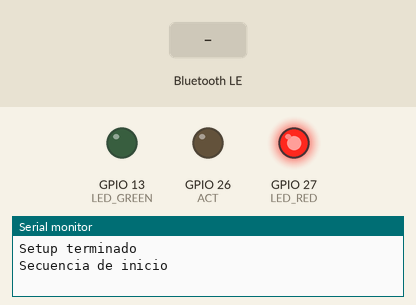
A sketch run on a simulated ESP32. On the bench: output pins drawn as LEDs (lit = HIGH), the last lines printed to the serial monitor. The inputs (shaded band) are chosen by the test bench. Nothing arrives over Bluetooth unless stated; a phone connects over Bluetooth LE 3 s after start.

Above: at 0.1 s.
At 1.8 s:
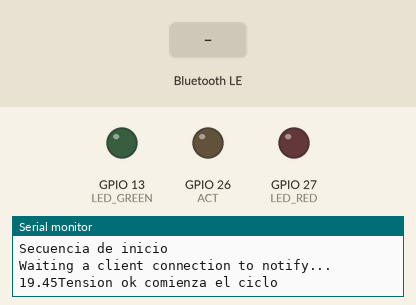
1.9 s: Bluetooth LE write "1" received
At 7.8 s:
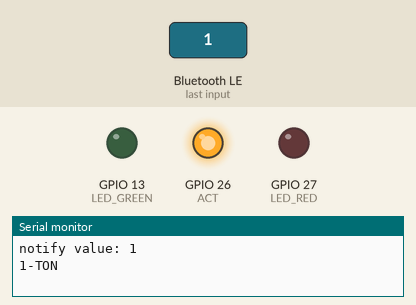
Timing chart, 0 to 9.3 s (numbered marks = the images above; inputs shaded):
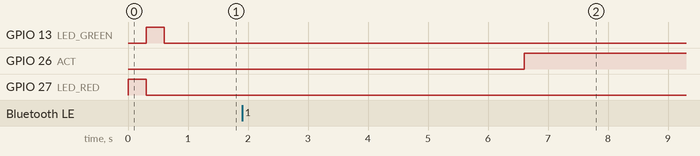

The sketch:

test-module.ino
```cpp
/*******************************************************************************
* Title                 :   Module for Burn in Test
* Filename              :   test-module.ino
* Author                :   Luciano Aguerre
* Origin Date           :   19/05/2021
* Version               :   0.1.0
* Compiler              :   Arduino 1.8.13
* Target                :   ESP-WROOM-32
* Notes                 :   None
*******************************************************************************/

/******************************************************************************
* Funcional description
* El circuito realiza un ciclado para el burn- test de fuentes de alimentacion
* luego hace un advertizing de los resultados del ensayo a travez de BLE
*
*******************************************************************************/

/******************************************************************************
* Includes
*******************************************************************************/
//#include <EEPROM.h>
//#include <rom/rtc.h>
#include <driver/adc.h>
//#include "soc/rtc_cntl_reg.h"

#include "Hardware_Def.h"
#include "Memory.h"
#include "ADC_Utils.hpp"
#include "Test.hpp"
#include "BLE_Functions.hpp"

/******************************************************************************
* Functions Declarations
*******************************************************************************/
void hardware_cfg(void);
void read_adc (void);

/******************************************************************************
* Setup
*******************************************************************************/
void setup()
{
  hardware_cfg();
  Serial.begin(115200);

  cycle_state = 0;
  Serial.println("Setup terminado");

  Serial.println("Secuencia de inicio");
  digitalWrite(LED_RED, HIGH);
  delay(300);
  digitalWrite(LED_RED, LOW);
  digitalWrite(LED_GREEN, HIGH);
  delay(300);
  digitalWrite(LED_GREEN, LOW);

  BLE_setup();
}

/******************************************************************************
* Loop
*
*******************************************************************************/
void loop()
{
     test_procedure();
     delay(2000);
}

/******************************************************************************
* Functions Definitions
*******************************************************************************/
void hardware_cfg (void)
{
  pinMode(LED_RED, OUTPUT);
  pinMode(LED_GREEN, OUTPUT);
  pinMode(ACT, OUTPUT);
  pinMode(VIN, INPUT);

  digitalWrite(LED_RED,LOW);
  digitalWrite(LED_GREEN,LOW);
  digitalWrite(ACT,LOW);

  adc1_config_width(ADC_WIDTH_BIT_11);
  adc1_config_channel_atten(ADC1_CHANNEL_4,ADC_ATTEN_DB_11);
}


//**** END OF FILE **********************************************************************
```

ADC_Utils.hpp
```cpp
void read_adc (void)
{
    float factor = 105.315;     // (2^11 bits) / {(33k/5k6) * 3.3v }
    float adc_tension = 0;
    int adc_raw = adc1_get_raw(ADC1_CHANNEL_4);
    adc_tension = (float) adc_raw / factor;
    if (tension_entrada == 0)
    {
      tension_entrada = adc_tension;
    }
    else
    {
      tension_entrada = (tension_entrada + adc_tension) / 2;
    }
}
```

BLE_Functions.hpp
```cpp
/******************************************************************************
* Module includes
*******************************************************************************/
#include <BLEDevice.h>
#include <BLEServer.h>
#include <BLEUtils.h>
#include <BLE2902.h>

/******************************************************************************
* Variable Definitions
*******************************************************************************/
BLEServer *pServer = NULL;
BLECharacteristic * pTxCharacteristic;
bool deviceConnected = false;
bool oldDeviceConnected = false;
uint8_t txValue = 0;


#define SERVICE_UUID           "6E400001-B5A3-F393-E0A9-E50E24DCCA9E"
#define CHARACTERISTIC_UUID_RX "6E400002-B5A3-F393-E0A9-E50E24DCCA9E"
#define CHARACTERISTIC_UUID_TX "6E400003-B5A3-F393-E0A9-E50E24DCCA9E"
#define DEVICE_NAME            "PIXART-BI-001"

//******************************************************************************
class MyServerCallbacks: public BLEServerCallbacks
{
    void onConnect(BLEServer* pServer)
    {
      deviceConnected = true;
    };

    void onDisconnect(BLEServer* pServer)
    {
      deviceConnected = false;
    }
};

class MyCallbacks: public BLECharacteristicCallbacks
{
    void onWrite(BLECharacteristic *pCharacteristic)
    {
      std::string rxValue = pCharacteristic->getValue();
      if (rxValue.length() > 0)
      {
        Serial.print("Received Value: ");
        for (int i = 0; i < rxValue.length(); i++)
        {
          Serial.print(rxValue[i]);
        }
        Serial.println();
        Serial.print("notify value: ");
        pTxCharacteristic->setValue(&test_state, 1);
        Serial.println(test_state);
        pTxCharacteristic->notify();
      }
    }
};


void BLE_setup(void)
{

  BLEDevice::init(DEVICE_NAME);
  pServer = BLEDevice::createServer();
  pServer->setCallbacks(new MyServerCallbacks());
  BLEService *pService = pServer->createService(SERVICE_UUID);

  pTxCharacteristic = pService->createCharacteristic
              (
                    CHARACTERISTIC_UUID_TX,
                    BLECharacteristic::PROPERTY_NOTIFY
              );

  pTxCharacteristic->addDescriptor(new BLE2902());

  BLECharacteristic * pRxCharacteristic = pService->createCharacteristic
              (
                    CHARACTERISTIC_UUID_RX,
                    BLECharacteristic::PROPERTY_WRITE
              );

  pRxCharacteristic->setCallbacks(new MyCallbacks());
  pService->start();
  pServer->getAdvertising()->start();
  Serial.println("Waiting a client connection to notify...");
}
```

Hardware_Def.h
```cpp
/******************************************************************************
* Hardware definitions
*******************************************************************************/

#define LED_RED     27
#define LED_GREEN   13
#define VIN         32
#define ACT         26

//**** END OF FILE **********************************************************************
```

Memory.h
```cpp
/******************************************************************************
* Constants Definitions
*******************************************************************************/

const float     MIN_VOLT = 10.8;    //tension minima de falla (12V -10%)
const uint16_t  MILS2SEC = 1000;
const uint16_t  INTERVALO_C = 5 * MILS2SEC;     // 5 Segundos
const uint16_t  INTERVALO_L = 60 * MILS2SEC;    // 60 segundos


/******************************************************************************
* Variable Definitions
*******************************************************************************/
uint16_t        cycle_state = 0;
uint16_t        cycle_loop_c = 0;  // tiempo de ciclo corto
uint16_t        cycle_loop_l = 0;  // tiempo de ciclo largo
unsigned long   tiempo = 0;        // se usa para contar mseg
float           tension_entrada = 0; //aca se guarda el valor en V de la fuente
uint8_t         test_state = 0;   // Este valor es el que se pasa al BLE.
```

Test.hpp
```cpp
void test_procedure (void)
{
  switch (cycle_state)
      {
        case 0:
              read_adc();
              Serial.print(tension_entrada);
              if (tension_entrada < MIN_VOLT)
              {
                Serial.println("error");
                cycle_state = 6;
                test_state = 2;
              }
              else
              {
                Serial.print("Tension ok comienza el ciclo");
                cycle_state = 1;
                test_state = 1;
              }
              break;

        case 1:
              if(millis() > (tiempo + INTERVALO_C))
              {
                digitalWrite(ACT,HIGH);
                tiempo = millis();
                cycle_state = 2;
                cycle_loop_c++;
                Serial.print(cycle_loop_c);
                Serial.println("-TON");
              }
              break;

        case 2:
              if(millis() > (tiempo + INTERVALO_C))
              {
                digitalWrite(ACT,LOW);
                tiempo = millis();
                if (cycle_loop_c < 11)
                {
                  cycle_state = 1;
                  cycle_loop_c++;
                }
                else
                {
                  cycle_state = 3;
                }
                Serial.print(cycle_loop_c);
                Serial.println("-TOFF");
              }
              break;

        case 3:
              read_adc();
              if(millis() > (tiempo + INTERVALO_L))
              {
                digitalWrite(ACT,HIGH);
                tiempo = millis();
                cycle_state = 4;
                cycle_loop_l++;
                Serial.print(cycle_loop_l);
                Serial.println("-TON Ciclo Largo");
              }
              break;

        case 4:
              if(millis() > (tiempo + INTERVALO_L))
              {
                digitalWrite(ACT,LOW);
                tiempo = millis();
                if (cycle_loop_l < 5)
                {
                  cycle_state = 1;
                  cycle_loop_l++;
                  cycle_loop_c = 0;
                }
                else
                {
                  cycle_state = 5;
                }
                Serial.print(cycle_loop_l);
                Serial.println("-TOFF Ciclo Largo");
              }
              break;

        case 5:
               if (tension_entrada < MIN_VOLT)
              {
                cycle_state = 6;
              }
              else
              {
                cycle_state = 7;
              }
              break;

        case 6:
              Serial.println("FIN con error");
              digitalWrite(LED_RED,HIGH);
              digitalWrite(LED_GREEN,LOW);
              digitalWrite(ACT,LOW);
              test_state = 2;
              cycle_state = 8;
              break;

        case 7:
              Serial.println("FIN sin error");
              digitalWrite(LED_RED,LOW);
              digitalWrite(LED_GREEN,HIGH);
              digitalWrite(ACT,LOW);
              test_state = 3;
              cycle_state = 8;
              break;
        case 8:
              {

              }
        default:
              break;
      }

}

//**** END OF FILE **********************************************************************
```
